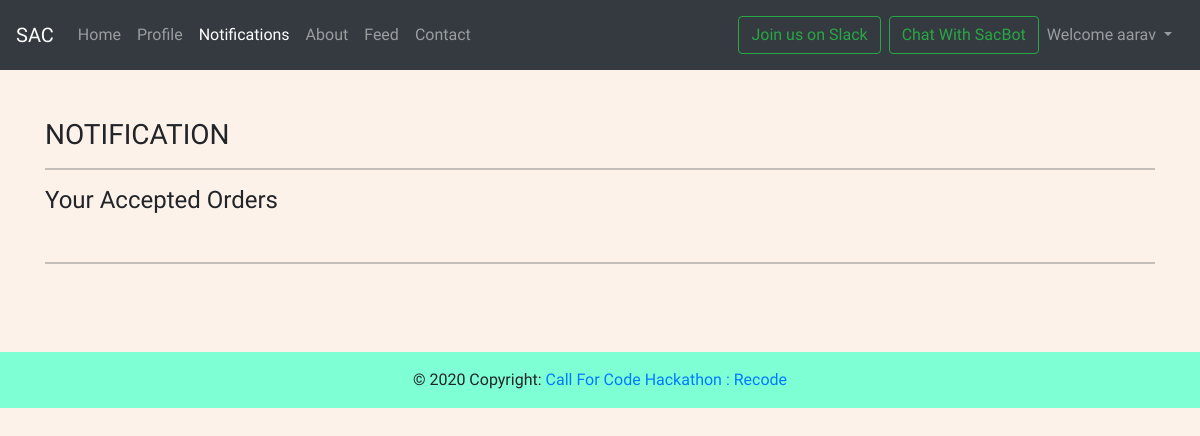
/notify (signed in), run on an earlier commit of the app's database.
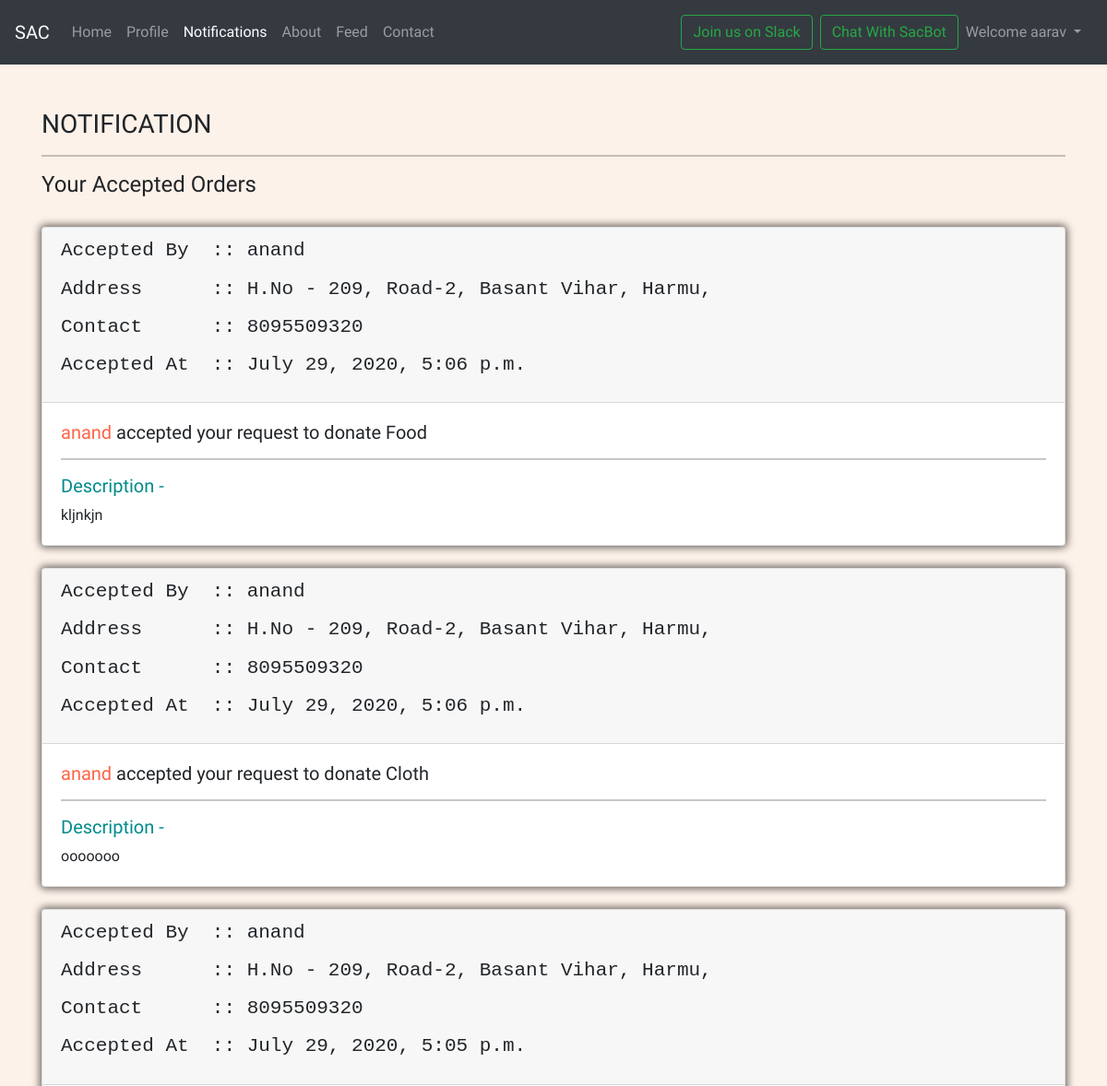
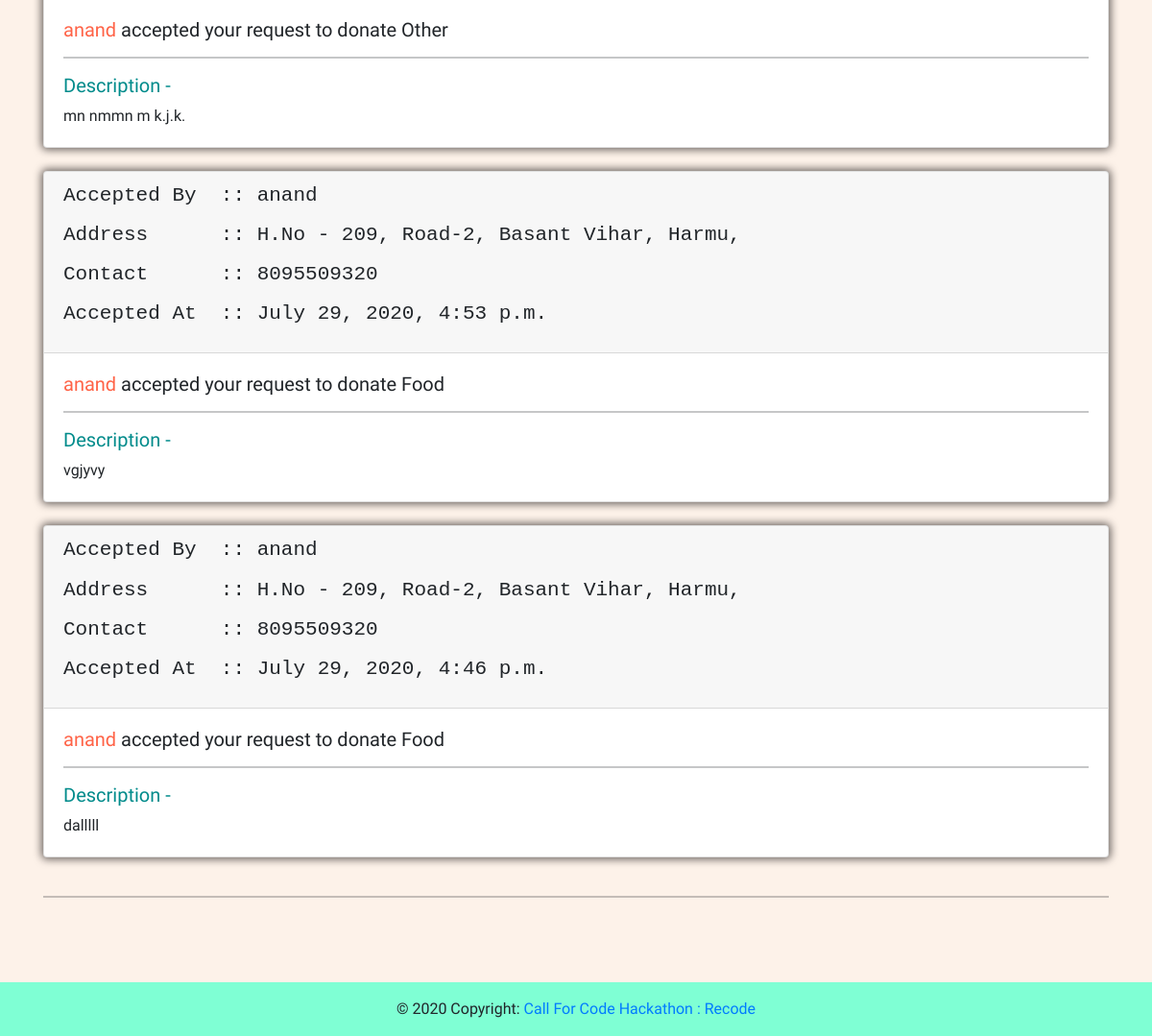
And on a later commit of the database (2 pictures, top to bottom).
### mysite/models.py (models this page shows, shortened)
class Notification(models.Model):
    superuser=models.CharField(max_length=30,null=True)
    enduser=models.CharField(max_length=30,null=True)
    phone=models.CharField(max_length=30,null=True)
    address=models.CharField(max_length=100,null=True)
    timestamp = models.DateTimeField(default=now)
    type1=models.CharField(max_length=100,null=True)
    description=models.CharField(max_length=500,null=True)
    done=models.IntegerField(null=True)

### mysite/views.py (the view)
# urls.py: path('notify',views.notify,name='donateCloth'),
@login_required(login_url='handleLogin')
def notify(request):
    users = request.user
    noti = Notification.objects.filter(enduser=users).order_by('-id')
    params = {'notis': noti}
    return render(request, 'mysite/notification.html', params)

### templates/mysite/notification.html (shortened to what this page needs)
{% extends 'base.html' %}
{% block activeNotification %} active {% endblock activeNotification %}
{% block body %}
    <div class="container mt-5">
    <h3>NOTIFICATION</h3>
        <hr>
        <h4>Your Accepted Orders</h4>
        {% for noti in notis %}
        <br>
        <div class="card">
            <div class="card-header">
                <div class="row">
                    <div class="col-md-8 col-sm-12">
                        <h4><pre>Accepted By  :: {{noti.superuser}}</pre></h4>
                        <h4><pre>Address      :: {{noti.address}}</h4>
                        <h4><pre>Contact      :: {{noti.phone}}</h4>
                        <h4><pre>Accepted At  :: {{noti.timestamp}}</h4>
                    </div>
                </div>
            </div>
            <div class="card-body">
                <h5 class="card-title"><span style="color: tomato;">{{noti.superuser}}</span> accepted your request to donate {{noti.type1}}</h5>
                <hr>
                <h5 style="color: darkcyan;">Description - </h5>
                <p class="card-text">{{noti.description}}</p>
            </div>
        </div>
        {% endfor %}
        <br>
        <hr>
        <br>
    </div>
{% endblock body %}

### templates/base.html (shortened to what this page needs)
<!doctype html>
<html lang="en">
  <head>
    <link
      rel="stylesheet"
      href="https://stackpath.bootstrapcdn.com/bootstrap/5.0.0-alpha1/css/bootstrap.min.css"
    />
    <link rel="stylesheet" href="https://stackpath.bootstrapcdn.com/bootstrap/4.5.0/css/bootstrap.min.css">
    <link rel="stylesheet" href="./static/mysite/style.css">
    <link
      rel="stylesheet"
      href="https://cdnjs.cloudflare.com/ajax/libs/font-awesome/5.13.1/css/all.min.css"
    />
  </head>
  <body>
    <nav class="navbar navbar-expand-lg navbar-dark bg-dark">
      <a class="navbar-brand" href="/">SAC</a>
      <div class="collapse navbar-collapse" id="navbarSupportedContent">
        <ul class="navbar-nav mr-auto">
          <li class="nav-item {% block activeHome %} {% endblock activeHome %}">
            <a class="nav-link" href="/">Home <span class="sr-only">(current)</span></a>
          </li>
          {% if user.is_authenticated %}
            <li class="nav-item {% block activeProfile %} {% endblock activeProfile %}">
            <a class="nav-link" href="/profile">Profile</a>
            <li class="nav-item {% block activeNotification %} {% endblock activeNotification %}">
            <a class="nav-link" href="/notify">Notifications</a>
          </li>
          {% endif %}
          <li class="nav-item {% block activeAbout %} {% endblock activeAbout %}">
            <a class="nav-link" href="/about">About</a>
          </li>
            <li class="nav-item {% block activeFeed %} {% endblock activeFeed %}">
            <a class="nav-link" href="/tweet">Feed</a>
          </li>
          <li class="nav-item {% block activeContact %} {% endblock activeContact %}">
            <a class="nav-link" href="/contact">Contact</a>
          </li>
        </ul>
        <div class="ml-auto form-inline mx-1">
          <a class="btn btn-outline-success my-2 my-sm-2 mx-2" href="https://join.slack.com/t/sacate/shared_invite/zt-g05v625j-CYp~WYorMyCYT7O2b3z4pg" role="button"  target="_blank">Join us on Slack</a>
        <div class="ml-auto form-inline ">
          <a class="btn btn-outline-success my-2 my-sm-2" href="https://web-chat.global.assistant.watson.cloud.ibm.com/preview.html?region=eu-gb&integrationID=2f56951f-120f-4309-92a2-dcdd4580ab57&serviceInstanceID=aee528ff-74f7-4657-b398-d01bb7a36378" role="button">Chat With SacBot</a>
        {% if user.is_authenticated %}
            <ul class="navbar-nav ml-auto">
                <li class="nav-item dropdown">
                    <a class="nav-link dropdown-toggle" href="#" id="navbarDropdown" role="button" data-toggle="dropdown" aria-haspopup="true" aria-expanded="false">
                      Welcome {{ request.user }}
                    </a>
                  </li>
            </ul>
        {% endif %}
        </div>
      </div>
     </nav>
    {% block body %}
    {% endblock body %}
    <br><br>
<footer class="page-footer font-small Blue">
  <div class="footer-copyright text-center py-3">© 2020 Copyright:
    <a href="https://callforcode.org/">  Call For Code Hackathon : Recode</a>
  </div>
</footer>
  </body>
</html>

### mysite/static/mysite/style.css (style rules this page uses)
* { margin: 0; padding: 0; box-sizing: border-box; font-family: 'Baloo Da 2', cursive; }
.nav-link, .breadcrumb-item { padding: 10px 0 10px 30px; transition: all .2s; color: #06092e; }
.card { box-shadow: 0 0 8px 2px rgba(8, 4, 4, 0.6); }

What changed in the data, as far as the page shows it:
added Notification: superuser "anand", address "H.No - 209, Road-2, Basant Vihar,…", phone "8095509320", timestamp "July 29, 2020, 5:06 p.m.", type1 "Food", description "kljnkjn"
added Notification: superuser "anand", address "H.No - 209, Road-2, Basant Vihar,…", phone "8095509320", timestamp "July 29, 2020, 5:06 p.m.", type1 "Cloth", description "ooooooo"
added Notification: superuser "anand", address "H.No - 209, Road-2, Basant Vihar,…", phone "8095509320", timestamp "July 29, 2020, 5:05 p.m.", type1 "Other", description "mn nmmn m k.j.k."
added Notification: superuser "anand", address "H.No - 209, Road-2, Basant Vihar,…", phone "8095509320", timestamp "July 29, 2020, 4:53 p.m.", type1 "Food", description "vgjyvy"
added Notification: superuser "anand", address "H.No - 209, Road-2, Basant Vihar,…", phone "8095509320", timestamp "July 29, 2020, 4:46 p.m.", type1 "Food", description "dalllll"
